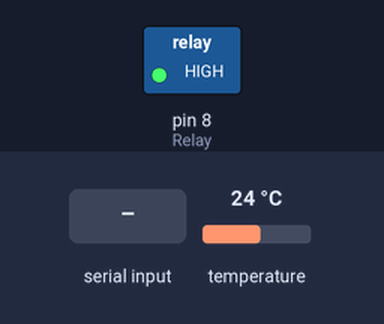
The sketch below on a simulated Arduino Uno, built with avr-gcc and run on an emulated ATmega328P. Parts: switched loads named in the sketch (green lamp = pin HIGH). The test bench sets the inputs (shaded band); at power-on: temperature 24 °C.

Above: at 1.5 s.
1.6 s: "d\n" received over the second serial link
At 3.5 s:
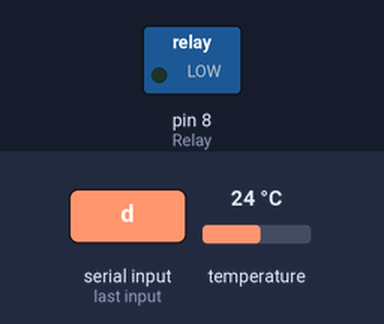
3.8 s: "c\n" received over the second serial link
At 4.3 s:
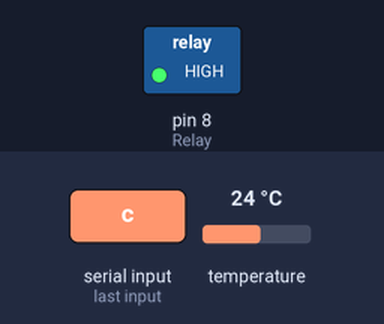
Timing chart, 0 to 6.8 s (numbered marks = the images above; inputs shaded):
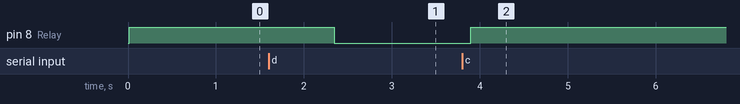

Measured:
- after the input at 1.6 s, pin 8 (Relay): HIGH → LOW after 0.74 s
- after the input at 3.8 s, pin 8 (Relay): LOW → HIGH after 0.10 s

The sketch:

Smart_home_bluetooth.ino
```cpp
/*Author : Mahan Fathollahpour
  date   : 12/4/2022   8:46 PM
  USE HC05 for bluetooth module and single channel relay for control the light


/*~~~~~~~~~~~~~~~~~~~~~~~~~~~~~~~~~~~~~~~~~include Libraries~~~~~~~~~~~~~~~~~~~~~~~~~~~~~~~~~~~~~~~~~~~~~~~~~~~*/

#include <SoftwareSerial.h>
#include <DallasTemperature.h>
#include <OneWire.h>


/*~~~~~~~~~~~~~~~~~~~~~~~~~~~~~~~~~~~~~~~~define macros~~~~~~~~~~~~~~~~~~~~~~~~~~~~~~~~~~~~~~~~~~~~~~~~~~~~~~~~*/

#define ONE_WIRE_BUS 4
#define Relay  8
#define RX 2
#define TX 3

/*~~~~~~~~~~~~~~~~~~~~~~~~~~~~~~~~~~~~~~DS18B20 Temprarture Sensor setting up~~~~~~~~~~~~~~~~~~~~~~~~~~~~~~~~*/

OneWire oneWire(ONE_WIRE_BUS);
DallasTemperature sensors(&oneWire);

/*~~~~~~~~~~~~~~~~~~~~~~~~~~~~~~~~~~~~~~~Software Serial~~~~~~~~~~~~~~~~~~~~~~~~~~~~~~~~~~~~~~~~~~~~~~~~~~~~*/

SoftwareSerial myserial(RX,TX);    /*(RX|TX)*/

int state ;
void setup() {
  // put your setup code here, to run once:
pinMode(Relay,OUTPUT);

Serial.begin(9600);
myserial.begin(9600);

sensors.begin();
digitalWrite(8,1);

}

void loop() {
  // put your main code here, to run repeatedly:

  sensors.requestTemperatures();
  float tempF = sensors.getTempFByIndex(0);
  float tempC = sensors.getTempCByIndex(0);

  if(myserial.available()>0){


  state=myserial.read();

  if(state==100){  /*if HC05 received 'd' turn on the lamp */


    digitalWrite(Relay,0);

  }

  else if(state==99){ /*if HC05 received 'c' turn off the lamp */

    digitalWrite(Relay,1);
  }

  else if (state==101) {    /*if HC05 received 'e' send temprature report to me ! */

     myserial.print('\n');
     myserial.print("Temperature celcius:");
     myserial.print(tempC);
     myserial.print('\n');
     myserial.print("Temperature Farenhait :");
     myserial.println(tempF);

  }
  }
}
```
